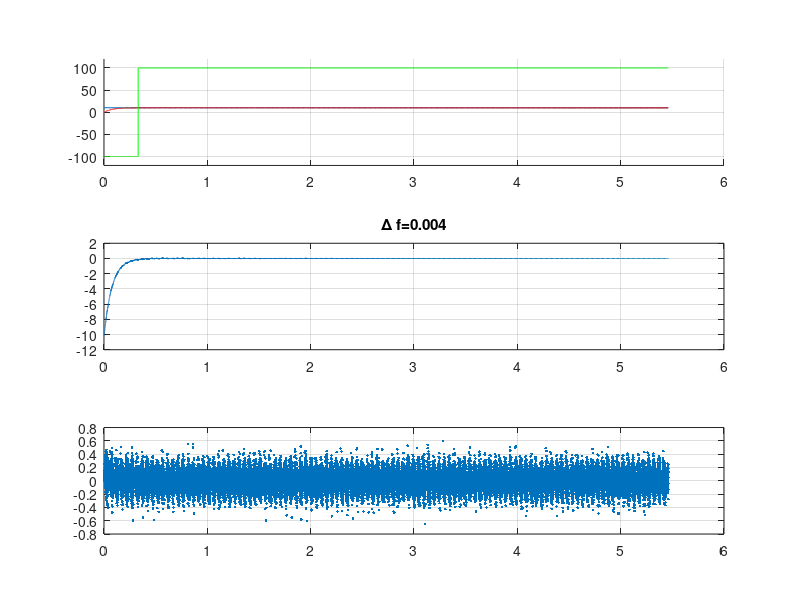

Recreate this plot in MATLAB.
clc;
clear;

%% stimulus params
FS = 12e3; % sampling rate
N = 65536;
F = rand()*200-100; % freq offset
PHI = 2*pi*rand(); % phase
SNR =  -30;

%% pll params
LB = 128; % loop bandwidth in hz
DF = sqrt(2)/2; % damping factor
G = 1024+128; % gain

init_beta = 2*DF*2*pi*LB/FS - (2*pi*LB)^2 / (FS^2*G);
beta = init_beta; % proportional
alpha = (2*pi*LB)^2 / (FS*G); % integral

%% sim
t = (0:N-1).'/FS;
x = exp(1j*2*pi*F.*t+PHI) + wgn(N, 1, -SNR);% awgn(exp(1j*2*pi*F.*t+PHI), SNR, 'measured');
y = ones(N, 1);
f = zeros(N, 1);
phi = zeros(N, 1);
lock = false(N, 1);
phierror = zeros(N, 1);

mav = 1024*ones(32, 1);

for i = 1:N
    delta = atan2(imag(x(i)/y(i)), real(x(i)/y(i))); % phase detector
    phierror(i) = delta;
    if i<N
        f(i+1) = f(i) + beta*delta;
        phi(i+1) = phi(i) + alpha*delta + 2*pi*f(i+1)/FS;
        while phi(i+1)>pi
            phi(i+1) = phi(i+1)-2*pi;
        end
        while phi(i+1)<-pi
            phi(i+1) = phi(i+1)+2*pi;
        end
    end
    
    if mod(i-1, 128)==0
        mav = [delta; mav(1:31)];
        if mav(32)~=1024
            phistdd = std(mav);
            if phistdd<pi/2
                beta = beta*0.995;
                f(i+1) = f(i) + beta*delta;
            else
                beta = beta*1.005;
                if beta>init_beta; beta=init_beta; end
                f(i+1) = f(i) + beta*delta;
            end
            if phistdd<0.5
                lock(i) = true;
            end
        end
    else
        lock(i) = lock(i-1);
    end
    
    y(i+1) = exp(1j*phi(i));
end

%%
clf;
subplot(311);
hold on;
plot([0, t(N)], [F, F]);
plot(t, f, 'r');
plot(t, lock*200-100, 'g');
hold off;
ylim([-120,120]);
grid on;

subplot(312);
plot(t, f-F);
grid on;
title(sprintf('\\Delta f=%.3f',abs(f(end)-F)));

subplot(313);
plot(t, phierror, '.');
grid on;
